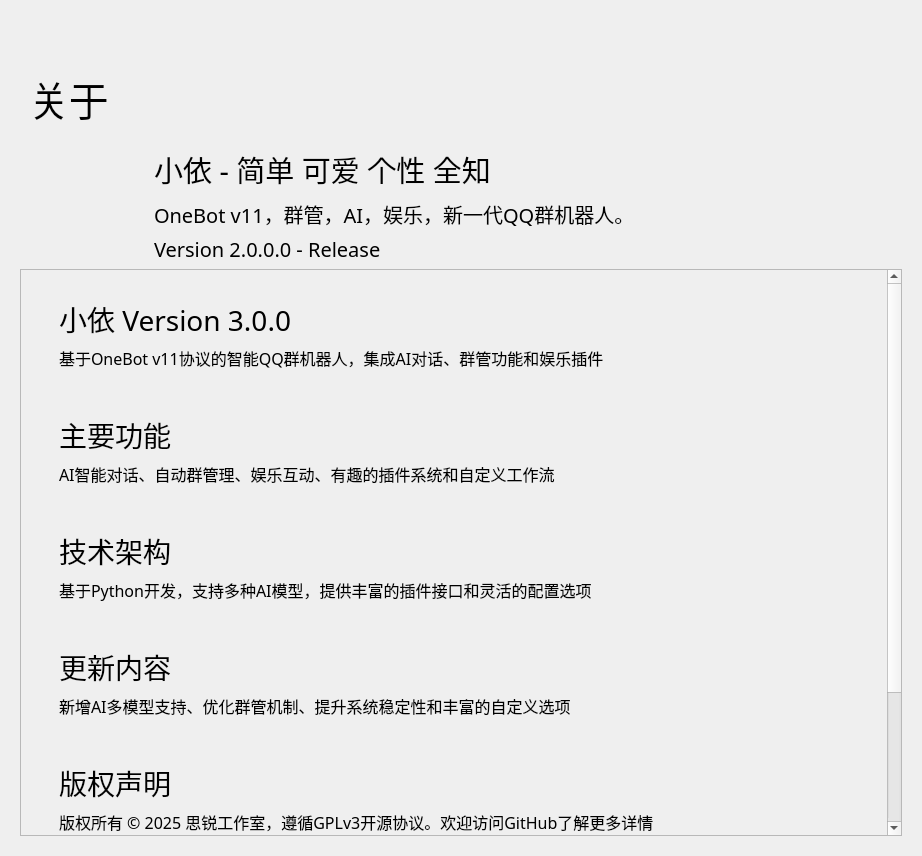
<?xml version="1.0" encoding="UTF-8"?>
<ui version="4.0">
 <class>Form</class>
 <widget class="QWidget" name="Form">
  <property name="geometry">
   <rect>
    <x>0</x>
    <y>0</y>
    <width>922</width>
    <height>856</height>
   </rect>
  </property>
  <property name="minimumSize">
   <size>
    <width>650</width>
    <height>465</height>
   </size>
  </property>
  <property name="windowTitle">
   <string>小依 - 关于</string>
  </property>
  <layout class="QHBoxLayout" name="horizontalLayout">
   <item>
    <widget class="PopUpAniStackedWidget" name="PopUpAniStackedWidget">
     <property name="minimumSize">
      <size>
       <width>0</width>
       <height>0</height>
      </size>
     </property>
     <widget class="QWidget" name="page">
      <layout class="QVBoxLayout" name="verticalLayout">
       <item>
        <spacer name="spacer">
         <property name="orientation">
          <enum>Qt::Vertical</enum>
         </property>
         <property name="sizeType">
          <enum>QSizePolicy::Fixed</enum>
         </property>
         <property name="sizeHint" stdset="0">
          <size>
           <width>20</width>
           <height>40</height>
          </size>
         </property>
        </spacer>
       </item>
       <item>
        <widget class="QWidget" name="widget" native="true">
         <property name="maximumSize">
          <size>
           <width>16777215</width>
           <height>88</height>
          </size>
         </property>
         <layout class="QHBoxLayout" name="horizontalLayout_2">
          <item>
           <widget class="LargeTitleLabel" name="LargeTitleLabel">
            <property name="font">
             <font>
              <family>HarmonyOS Sans SC Medium</family>
              <pointsize>30</pointsize>
              <bold>false</bold>
             </font>
            </property>
            <property name="text">
             <string>关于</string>
            </property>
           </widget>
          </item>
         </layout>
        </widget>
       </item>
       <item>
        <spacer name="verticalSpacer_3">
         <property name="orientation">
          <enum>Qt::Vertical</enum>
         </property>
         <property name="sizeType">
          <enum>QSizePolicy::Fixed</enum>
         </property>
         <property name="sizeHint" stdset="0">
          <size>
           <width>20</width>
           <height>5</height>
          </size>
         </property>
        </spacer>
       </item>
       <item>
        <layout class="QHBoxLayout" name="horizontalLayout_4">
         <item>
          <widget class="QLabel" name="label">
           <property name="minimumSize">
            <size>
             <width>64</width>
             <height>100</height>
            </size>
           </property>
           <property name="maximumSize">
            <size>
             <width>128</width>
             <height>100</height>
            </size>
           </property>
           <property name="styleSheet">
            <string notr="true">image: url(:/png/icon.png);</string>
           </property>
           <property name="text">
            <string/>
           </property>
          </widget>
         </item>
         <item>
          <layout class="QVBoxLayout" name="verticalLayout_4">
           <item>
            <widget class="TitleLabel" name="TitleLabel">
             <property name="font">
              <font>
               <family>HarmonyOS Sans SC Medium</family>
               <pointsize>22</pointsize>
               <bold>false</bold>
              </font>
             </property>
             <property name="text">
              <string>小依 - 简单 可爱 个性 全知</string>
             </property>
            </widget>
           </item>
           <item>
            <spacer name="verticalSpacer">
             <property name="orientation">
              <enum>Qt::Vertical</enum>
             </property>
             <property name="sizeType">
              <enum>QSizePolicy::Minimum</enum>
             </property>
             <property name="sizeHint" stdset="0">
              <size>
               <width>20</width>
               <height>2</height>
              </size>
             </property>
            </spacer>
           </item>
           <item>
            <widget class="SubtitleLabel" name="SubtitleLabel">
             <property name="font">
              <font>
               <family>HarmonyOS Sans SC</family>
               <pointsize>15</pointsize>
               <bold>false</bold>
              </font>
             </property>
             <property name="text">
              <string>OneBot v11，群管，AI，娱乐，新一代QQ群机器人。</string>
             </property>
             <property name="wordWrap">
              <bool>true</bool>
             </property>
            </widget>
           </item>
           <item>
            <widget class="SubtitleLabel" name="SubtitleLabel_2">
             <property name="font">
              <font>
               <family>HarmonyOS Sans SC</family>
               <pointsize>15</pointsize>
               <bold>false</bold>
              </font>
             </property>
             <property name="text">
              <string>Version 2.0.0.0 - Release</string>
             </property>
             <property name="wordWrap">
              <bool>true</bool>
             </property>
            </widget>
           </item>
          </layout>
         </item>
        </layout>
       </item>
       <item>
        <widget class="SmoothScrollArea" name="SmoothScrollArea">
         <property name="frameShadow">
          <enum>QFrame::Raised</enum>
         </property>
         <property name="widgetResizable">
          <bool>true</bool>
         </property>
         <widget class="QWidget" name="scrollAreaWidgetContents">
          <property name="geometry">
           <rect>
            <x>0</x>
            <y>0</y>
            <width>884</width>
            <height>751</height>
           </rect>
          </property>
          <layout class="QVBoxLayout" name="verticalLayout_2">
           <item>
            <layout class="QGridLayout" name="gridLayout">
             <item row="5" column="0">
              <spacer name="verticalSpacer_2">
               <property name="orientation">
                <enum>Qt::Vertical</enum>
               </property>
               <property name="sizeHint" stdset="0">
                <size>
                 <width>20</width>
                 <height>151</height>
                </size>
               </property>
              </spacer>
             </item>
             <item row="1" column="0">
              <widget class="ElevatedCardWidget" name="VersionCard_2">
               <property name="maximumSize">
                <size>
                 <width>16777215</width>
                 <height>110</height>
                </size>
               </property>
               <layout class="QHBoxLayout" name="horizontalLayout_6">
                <item>
                 <spacer name="horizontalSpacer_5">
                  <property name="orientation">
                   <enum>Qt::Horizontal</enum>
                  </property>
                  <property name="sizeType">
                   <enum>QSizePolicy::Fixed</enum>
                  </property>
                  <property name="sizeHint" stdset="0">
                   <size>
                    <width>20</width>
                    <height>20</height>
                   </size>
                  </property>
                 </spacer>
                </item>
                <item>
                 <layout class="QVBoxLayout" name="verticalLayout_6">
                  <item>
                   <spacer name="verticalSpacer_26">
                    <property name="orientation">
                     <enum>Qt::Vertical</enum>
                    </property>
                    <property name="sizeType">
                     <enum>QSizePolicy::Expanding</enum>
                    </property>
                    <property name="sizeHint" stdset="0">
                     <size>
                      <width>20</width>
                      <height>10</height>
                     </size>
                    </property>
                   </spacer>
                  </item>
                  <item>
                   <widget class="TitleLabel" name="TitleLabel_3">
                    <property name="maximumSize">
                     <size>
                      <width>16777215</width>
                      <height>50</height>
                     </size>
                    </property>
                    <property name="font">
                     <font>
                      <family>HarmonyOS Sans SC</family>
                      <pointsize>21</pointsize>
                      <bold>false</bold>
                     </font>
                    </property>
                    <property name="text">
                     <string>主要功能</string>
                    </property>
                   </widget>
                  </item>
                  <item>
                   <widget class="SubtitleLabel" name="SubtitleLabel_4">
                    <property name="font">
                     <font>
                      <family>HarmonyOS Sans SC</family>
                      <pointsize>12</pointsize>
                      <bold>false</bold>
                     </font>
                    </property>
                    <property name="text">
                     <string>AI智能对话、自动群管理、娱乐互动、有趣的插件系统和自定义工作流</string>
                    </property>
                    <property name="textFormat">
                     <enum>Qt::AutoText</enum>
                    </property>
                    <property name="scaledContents">
                     <bool>false</bool>
                    </property>
                    <property name="wordWrap">
                     <bool>true</bool>
                    </property>
                   </widget>
                  </item>
                  <item>
                   <spacer name="verticalSpacer_27">
                    <property name="orientation">
                     <enum>Qt::Vertical</enum>
                    </property>
                    <property name="sizeType">
                     <enum>QSizePolicy::Expanding</enum>
                    </property>
                    <property name="sizeHint" stdset="0">
                     <size>
                      <width>20</width>
                      <height>10</height>
                     </size>
                    </property>
                   </spacer>
                  </item>
                 </layout>
                </item>
                <item>
                 <spacer name="horizontalSpacer_6">
                  <property name="orientation">
                   <enum>Qt::Horizontal</enum>
                  </property>
                  <property name="sizeType">
                   <enum>QSizePolicy::Fixed</enum>
                  </property>
                  <property name="sizeHint" stdset="0">
                   <size>
                    <width>20</width>
                    <height>20</height>
                   </size>
                  </property>
                 </spacer>
                </item>
               </layout>
              </widget>
             </item>
             <item row="3" column="0">
              <widget class="ElevatedCardWidget" name="VersionCard_4">
               <property name="maximumSize">
                <size>
                 <width>16777215</width>
                 <height>110</height>
                </size>
               </property>
               <layout class="QHBoxLayout" name="horizontalLayout_8">
                <item>
                 <spacer name="horizontalSpacer_9">
                  <property name="orientation">
                   <enum>Qt::Horizontal</enum>
                  </property>
                  <property name="sizeType">
                   <enum>QSizePolicy::Fixed</enum>
                  </property>
                  <property name="sizeHint" stdset="0">
                   <size>
                    <width>20</width>
                    <height>20</height>
                   </size>
                  </property>
                 </spacer>
                </item>
                <item>
                 <layout class="QVBoxLayout" name="verticalLayout_8">
                  <item>
                   <spacer name="verticalSpacer_30">
                    <property name="orientation">
                     <enum>Qt::Vertical</enum>
                    </property>
                    <property name="sizeType">
                     <enum>QSizePolicy::Expanding</enum>
                    </property>
                    <property name="sizeHint" stdset="0">
                     <size>
                      <width>20</width>
                      <height>10</height>
                     </size>
                    </property>
                   </spacer>
                  </item>
                  <item>
                   <widget class="TitleLabel" name="TitleLabel_5">
                    <property name="maximumSize">
                     <size>
                      <width>16777215</width>
                      <height>50</height>
                     </size>
                    </property>
                    <property name="font">
                     <font>
                      <family>HarmonyOS Sans SC</family>
                      <pointsize>21</pointsize>
                      <bold>false</bold>
                     </font>
                    </property>
                    <property name="text">
                     <string>更新内容</string>
                    </property>
                   </widget>
                  </item>
                  <item>
                   <widget class="SubtitleLabel" name="SubtitleLabel_6">
                    <property name="font">
                     <font>
                      <family>HarmonyOS Sans SC</family>
                      <pointsize>12</pointsize>
                      <bold>false</bold>
                     </font>
                    </property>
                    <property name="text">
                     <string>新增AI多模型支持、优化群管机制、提升系统稳定性和丰富的自定义选项</string>
                    </property>
                    <property name="textFormat">
                     <enum>Qt::AutoText</enum>
                    </property>
                    <property name="scaledContents">
                     <bool>false</bool>
                    </property>
                    <property name="wordWrap">
                     <bool>true</bool>
                    </property>
                   </widget>
                  </item>
                  <item>
                   <spacer name="verticalSpacer_31">
                    <property name="orientation">
                     <enum>Qt::Vertical</enum>
                    </property>
                    <property name="sizeType">
                     <enum>QSizePolicy::Expanding</enum>
                    </property>
                    <property name="sizeHint" stdset="0">
                     <size>
                      <width>20</width>
                      <height>10</height>
                     </size>
                    </property>
                   </spacer>
                  </item>
                 </layout>
                </item>
                <item>
                 <spacer name="horizontalSpacer_10">
                  <property name="orientation">
                   <enum>Qt::Horizontal</enum>
                  </property>
                  <property name="sizeType">
                   <enum>QSizePolicy::Fixed</enum>
                  </property>
                  <property name="sizeHint" stdset="0">
                   <size>
                    <width>20</width>
                    <height>20</height>
                   </size>
                  </property>
                 </spacer>
                </item>
               </layout>
              </widget>
             </item>
             <item row="0" column="0">
              <widget class="ElevatedCardWidget" name="VersionCard_1">
               <property name="maximumSize">
                <size>
                 <width>16777215</width>
                 <height>110</height>
                </size>
               </property>
               <layout class="QHBoxLayout" name="horizontalLayout_5">
                <item>
                 <spacer name="horizontalSpacer_4">
                  <property name="orientation">
                   <enum>Qt::Horizontal</enum>
                  </property>
                  <property name="sizeType">
                   <enum>QSizePolicy::Fixed</enum>
                  </property>
                  <property name="sizeHint" stdset="0">
                   <size>
                    <width>20</width>
                    <height>20</height>
                   </size>
                  </property>
                 </spacer>
                </item>
                <item>
                 <layout class="QVBoxLayout" name="verticalLayout_5">
                  <item>
                   <spacer name="verticalSpacer_25">
                    <property name="orientation">
                     <enum>Qt::Vertical</enum>
                    </property>
                    <property name="sizeType">
                     <enum>QSizePolicy::Expanding</enum>
                    </property>
                    <property name="sizeHint" stdset="0">
                     <size>
                      <width>20</width>
                      <height>10</height>
                     </size>
                    </property>
                   </spacer>
                  </item>
                  <item>
                   <widget class="TitleLabel" name="TitleLabel_2">
                    <property name="maximumSize">
                     <size>
                      <width>16777215</width>
                      <height>50</height>
                     </size>
                    </property>
                    <property name="font">
                     <font>
                      <family>HarmonyOS Sans SC</family>
                      <pointsize>21</pointsize>
                      <bold>false</bold>
                     </font>
                    </property>
                    <property name="text">
                     <string>小依 Version 3.0.0</string>
                    </property>
                   </widget>
                  </item>
                  <item>
                   <widget class="SubtitleLabel" name="SubtitleLabel_3">
                    <property name="font">
                     <font>
                      <family>HarmonyOS Sans SC</family>
                      <pointsize>12</pointsize>
                      <bold>false</bold>
                     </font>
                    </property>
                    <property name="text">
                     <string>基于OneBot v11协议的智能QQ群机器人，集成AI对话、群管功能和娱乐插件</string>
                    </property>
                    <property name="textFormat">
                     <enum>Qt::AutoText</enum>
                    </property>
                    <property name="scaledContents">
                     <bool>false</bool>
                    </property>
                    <property name="wordWrap">
                     <bool>true</bool>
                    </property>
                   </widget>
                  </item>
                  <item>
                   <spacer name="verticalSpacer_24">
                    <property name="orientation">
                     <enum>Qt::Vertical</enum>
                    </property>
                    <property name="sizeType">
                     <enum>QSizePolicy::Expanding</enum>
                    </property>
                    <property name="sizeHint" stdset="0">
                     <size>
                      <width>20</width>
                      <height>10</height>
                     </size>
                    </property>
                   </spacer>
                  </item>
                 </layout>
                </item>
                <item>
                 <spacer name="horizontalSpacer_3">
                  <property name="orientation">
                   <enum>Qt::Horizontal</enum>
                  </property>
                  <property name="sizeType">
                   <enum>QSizePolicy::Fixed</enum>
                  </property>
                  <property name="sizeHint" stdset="0">
                   <size>
                    <width>20</width>
                    <height>20</height>
                   </size>
                  </property>
                 </spacer>
                </item>
               </layout>
              </widget>
             </item>
             <item row="2" column="0">
              <widget class="ElevatedCardWidget" name="VersionCard_3">
               <property name="maximumSize">
                <size>
                 <width>16777215</width>
                 <height>110</height>
                </size>
               </property>
               <layout class="QHBoxLayout" name="horizontalLayout_7">
                <item>
                 <spacer name="horizontalSpacer_7">
                  <property name="orientation">
                   <enum>Qt::Horizontal</enum>
                  </property>
                  <property name="sizeType">
                   <enum>QSizePolicy::Fixed</enum>
                  </property>
                  <property name="sizeHint" stdset="0">
                   <size>
                    <width>20</width>
                    <height>20</height>
                   </size>
                  </property>
                 </spacer>
                </item>
                <item>
                 <layout class="QVBoxLayout" name="verticalLayout_7">
                  <item>
                   <spacer name="verticalSpacer_28">
                    <property name="orientation">
                     <enum>Qt::Vertical</enum>
                    </property>
                    <property name="sizeType">
                     <enum>QSizePolicy::Expanding</enum>
                    </property>
                    <property name="sizeHint" stdset="0">
                     <size>
                      <width>20</width>
                      <height>10</height>
                     </size>
                    </property>
                   </spacer>
                  </item>
                  <item>
                   <widget class="TitleLabel" name="TitleLabel_4">
                    <property name="maximumSize">
                     <size>
                      <width>16777215</width>
                      <height>50</height>
                     </size>
                    </property>
                    <property name="font">
                     <font>
                      <family>HarmonyOS Sans SC</family>
                      <pointsize>21</pointsize>
                      <bold>false</bold>
                     </font>
                    </property>
                    <property name="text">
                     <string>技术架构</string>
                    </property>
                   </widget>
                  </item>
                  <item>
                   <widget class="SubtitleLabel" name="SubtitleLabel_5">
                    <property name="font">
                     <font>
                      <family>HarmonyOS Sans SC</family>
                      <pointsize>12</pointsize>
                      <bold>false</bold>
                     </font>
                    </property>
                    <property name="text">
                     <string>基于Python开发，支持多种AI模型，提供丰富的插件接口和灵活的配置选项</string>
                    </property>
                    <property name="textFormat">
                     <enum>Qt::AutoText</enum>
                    </property>
                    <property name="scaledContents">
                     <bool>false</bool>
                    </property>
                    <property name="wordWrap">
                     <bool>true</bool>
                    </property>
                   </widget>
                  </item>
                  <item>
                   <spacer name="verticalSpacer_29">
                    <property name="orientation">
                     <enum>Qt::Vertical</enum>
                    </property>
                    <property name="sizeType">
                     <enum>QSizePolicy::Expanding</enum>
                    </property>
                    <property name="sizeHint" stdset="0">
                     <size>
                      <width>20</width>
                      <height>10</height>
                     </size>
                    </property>
                   </spacer>
                  </item>
                 </layout>
                </item>
                <item>
                 <spacer name="horizontalSpacer_8">
                  <property name="orientation">
                   <enum>Qt::Horizontal</enum>
                  </property>
                  <property name="sizeType">
                   <enum>QSizePolicy::Fixed</enum>
                  </property>
                  <property name="sizeHint" stdset="0">
                   <size>
                    <width>20</width>
                    <height>20</height>
                   </size>
                  </property>
                 </spacer>
                </item>
               </layout>
              </widget>
             </item>
             <item row="4" column="0">
              <widget class="ElevatedCardWidget" name="VersionCard_5">
               <property name="maximumSize">
                <size>
                 <width>16777215</width>
                 <height>110</height>
                </size>
               </property>
               <layout class="QHBoxLayout" name="horizontalLayout_9">
                <item>
                 <spacer name="horizontalSpacer_11">
                  <property name="orientation">
                   <enum>Qt::Horizontal</enum>
                  </property>
                  <property name="sizeType">
                   <enum>QSizePolicy::Fixed</enum>
                  </property>
                  <property name="sizeHint" stdset="0">
                   <size>
                    <width>20</width>
                    <height>20</height>
                   </size>
                  </property>
                 </spacer>
                </item>
                <item>
                 <layout class="QVBoxLayout" name="verticalLayout_9">
                  <item>
                   <spacer name="verticalSpacer_32">
                    <property name="orientation">
                     <enum>Qt::Vertical</enum>
                    </property>
                    <property name="sizeType">
                     <enum>QSizePolicy::Expanding</enum>
                    </property>
                    <property name="sizeHint" stdset="0">
                     <size>
                      <width>20</width>
                      <height>10</height>
                     </size>
                    </property>
                   </spacer>
                  </item>
                  <item>
                   <widget class="TitleLabel" name="TitleLabel_6">
                    <property name="maximumSize">
                     <size>
                      <width>16777215</width>
                      <height>50</height>
                     </size>
                    </property>
                    <property name="font">
                     <font>
                      <family>HarmonyOS Sans SC</family>
                      <pointsize>21</pointsize>
                      <bold>false</bold>
                     </font>
                    </property>
                    <property name="text">
                     <string>版权声明</string>
                    </property>
                   </widget>
                  </item>
                  <item>
                   <widget class="SubtitleLabel" name="SubtitleLabel_7">
                    <property name="font">
                     <font>
                      <family>HarmonyOS Sans SC</family>
                      <pointsize>12</pointsize>
                      <bold>false</bold>
                     </font>
                    </property>
                    <property name="text">
                     <string>版权所有 © 2025 思锐工作室，遵循GPLv3开源协议。欢迎访问GitHub了解更多详情</string>
                    </property>
                    <property name="textFormat">
                     <enum>Qt::AutoText</enum>
                    </property>
                    <property name="scaledContents">
                     <bool>false</bool>
                    </property>
                    <property name="wordWrap">
                     <bool>true</bool>
                    </property>
                   </widget>
                  </item>
                  <item>
                   <spacer name="verticalSpacer_33">
                    <property name="orientation">
                     <enum>Qt::Vertical</enum>
                    </property>
                    <property name="sizeType">
                     <enum>QSizePolicy::Expanding</enum>
                    </property>
                    <property name="sizeHint" stdset="0">
                     <size>
                      <width>20</width>
                      <height>10</height>
                     </size>
                    </property>
                   </spacer>
                  </item>
                 </layout>
                </item>
                <item>
                 <spacer name="horizontalSpacer_12">
                  <property name="orientation">
                   <enum>Qt::Horizontal</enum>
                  </property>
                  <property name="sizeType">
                   <enum>QSizePolicy::Fixed</enum>
                  </property>
                  <property name="sizeHint" stdset="0">
                   <size>
                    <width>20</width>
                    <height>20</height>
                   </size>
                  </property>
                 </spacer>
                </item>
               </layout>
              </widget>
             </item>
            </layout>
           </item>
          </layout>
         </widget>
        </widget>
       </item>
      </layout>
     </widget>
    </widget>
   </item>
  </layout>
 </widget>
 <customwidgets>
  <customwidget>
   <class>IconWidget</class>
   <extends>QWidget</extends>
   <header>qfluentwidgets</header>
  </customwidget>
  <customwidget>
   <class>CardWidget</class>
   <extends>QFrame</extends>
   <header>qfluentwidgets</header>
   <container>1</container>
  </customwidget>
  <customwidget>
   <class>ElevatedCardWidget</class>
   <extends>SimpleCardWidget</extends>
   <header>qfluentwidgets</header>
   <container>1</container>
  </customwidget>
  <customwidget>
   <class>SimpleCardWidget</class>
   <extends>CardWidget</extends>
   <header>qfluentwidgets</header>
   <container>1</container>
  </customwidget>
  <customwidget>
   <class>SmoothScrollArea</class>
   <extends>QScrollArea</extends>
   <header>qfluentwidgets</header>
   <container>1</container>
  </customwidget>
  <customwidget>
   <class>PopUpAniStackedWidget</class>
   <extends>QStackedWidget</extends>
   <header>qfluentwidgets</header>
   <container>1</container>
  </customwidget>
  <customwidget>
   <class>SubtitleLabel</class>
   <extends>QLabel</extends>
   <header>qfluentwidgets</header>
  </customwidget>
  <customwidget>
   <class>TitleLabel</class>
   <extends>QLabel</extends>
   <header>qfluentwidgets</header>
  </customwidget>
  <customwidget>
   <class>LargeTitleLabel</class>
   <extends>QLabel</extends>
   <header>qfluentwidgets</header>
  </customwidget>
 </customwidgets>
 <resources>
  <include location="JianerSetupWizard.qrc"/>
 </resources>
 <connections/>
</ui>
